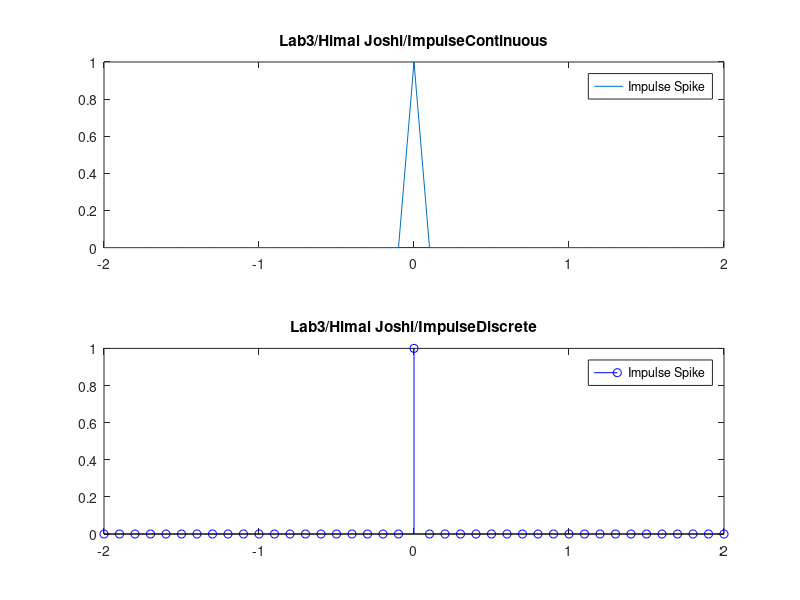

Write the MATLAB code that produced this figure.
t = -2:0.1:2
impulse = t == 0;

subplot(2,1,1)
plot(t, impulse)
legend("Impulse Spike")
title('Lab3/Himal Joshi/ImpulseContinuous')

subplot(2,1,2)
stem(t, impulse, '-blue')  
legend("Impulse Spike")
title('Lab3/Himal Joshi/ImpulseDiscrete')